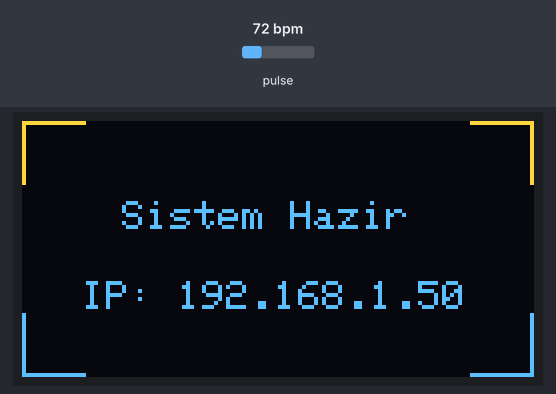
The sketch below on a simulated ESP32. Parts: 128×64 one-colour display. The test bench sets the inputs (shaded band); at power-on: pulse 72 bpm. The OLED is the two-colour kind (top 16 rows yellow); WiFi joins after 1.5 s; servers stay silent unless stated; what the sketch prints to the serial monitor is not drawn.

Above: at 1.6 s.
At 5.59 s:
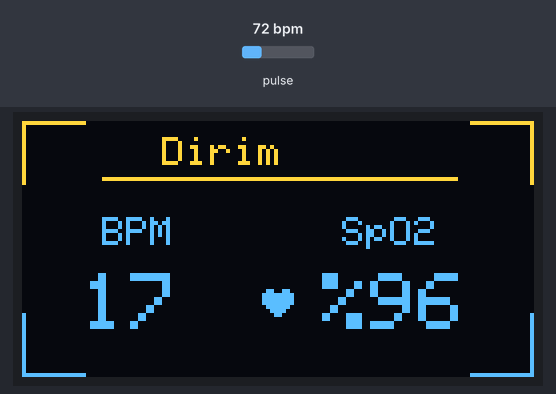
5.8 s: pulse set to 130 bpm
At 6.29 s:
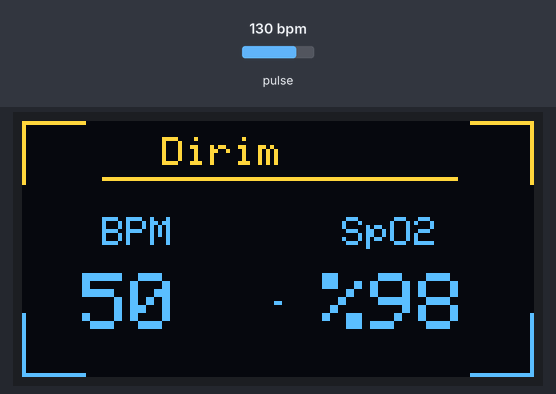
8.8 s: pulse set to 42 bpm
At 10.34 s:
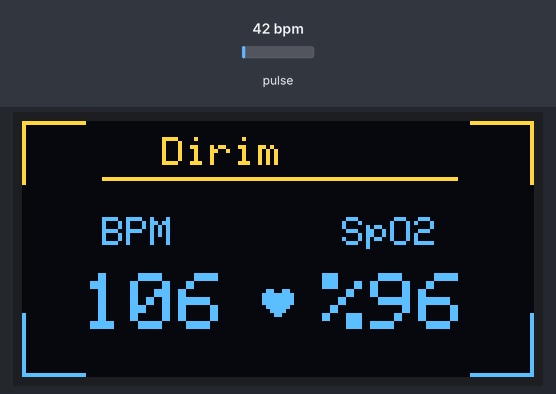
11.8 s: pulse set to 100 bpm
At 12.67 s:
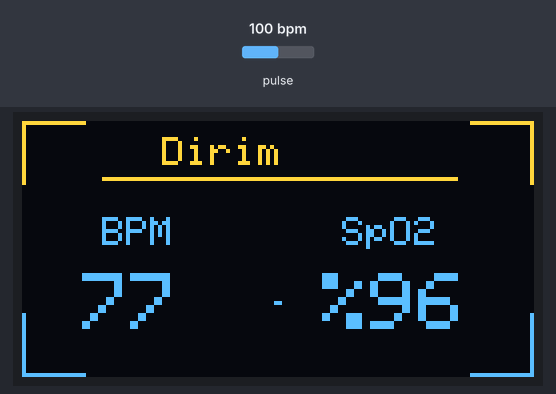
Timing chart, 0 to 14.8 s (numbered marks = the images above; inputs shaded):
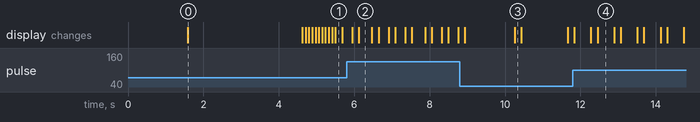

Measured:
- what the display in image 0 shows lasts 3.0 s, from 1.6 s to 4.6 s
- what the display in image 4 shows lasts 0.4 s, from 12.5 s to 12.9 s

The sketch:

dirim_esp32.ino
```cpp
#include <Wire.h>
#include <Adafruit_GFX.h>
#include <Adafruit_SSD1306.h>
#include "MAX30105.h"
#include "heartRate.h"
#include <WiFi.h>
#include <WebServer.h>
#include "wifi_config.h"

// --- Wi-Fi ve sabit IP (wifi_config.h — GitHub'a gitmez) ---
IPAddress local_IP(ESP_LOCAL_IP_1, ESP_LOCAL_IP_2, ESP_LOCAL_IP_3, ESP_LOCAL_IP_4);
IPAddress gateway(ESP_GATEWAY_1, ESP_GATEWAY_2, ESP_GATEWAY_3, ESP_GATEWAY_4);
IPAddress subnet(ESP_SUBNET_1, ESP_SUBNET_2, ESP_SUBNET_3, ESP_SUBNET_4);
IPAddress dns(ESP_DNS_1, ESP_DNS_2, ESP_DNS_3, ESP_DNS_4);

WebServer server(80);

// --- OLED Ayarları ---
#define SCREEN_WIDTH 128
#define SCREEN_HEIGHT 64
#define OLED_RESET    -1
Adafruit_SSD1306 display(SCREEN_WIDTH, SCREEN_HEIGHT, &Wire, OLED_RESET);

MAX30105 particleSensor;

// --- Nabız ve SpO2 Değişkenleri ---
const byte RATE_SIZE = 4;
byte rates[RATE_SIZE];
byte rateSpot = 0;
long lastBeat = 0;
float beatsPerMinute;
int beatAvg = 0;
int spO2 = 0;

// SpO2 AC/DC Filtreleme Değişkenleri
long irMax = 0, irMin = 100000;
long redMax = 0, redMin = 100000;

// Animasyon ve Ekran Zamanlayıcıları
long heartBeatTimer = 0;
unsigned long lastDisplayUpdate = 0; // Ekranı kilitlememek için ekledik

// 8x8 Kalp İkonu (Bitmap)
const unsigned char heartIcon [] PROGMEM = {
  0x66, 0xFF, 0xFF, 0xFF, 0x7E, 0x3C, 0x18, 0x00
};

enum State { EKRAN_BASLANGIC, EKRAN_PARMAK_YOK, EKRAN_BEKLENIYOR, EKRAN_VERI };
State currentState = EKRAN_BASLANGIC;

// --- API Uç Noktası (Flutter'ın veriyi çekeceği yer) ---
void handleVitals() {
  String jsonResponse = "{";
  jsonResponse += "\"bpm\":" + String(beatAvg) + ",";
  jsonResponse += "\"spo2\":" + String(spO2) + ",";

  if(currentState == EKRAN_PARMAK_YOK) {
    jsonResponse += "\"status\":\"no_finger\"";
  } else if (currentState == EKRAN_BEKLENIYOR) {
    jsonResponse += "\"status\":\"reading\"";
  } else {
    jsonResponse += "\"status\":\"success\"";
  }
  jsonResponse += "}";

  // Flutter'dan gelen isteklere anında cevap ver
  server.sendHeader("Access-Control-Allow-Origin", "*");
  server.send(200, "application/json", jsonResponse);
}

// --- Köşe Çerçeve (HUD) Çizim Fonksiyonu ---
void drawCorners() {
  display.drawLine(0, 0, 15, 0, WHITE);
  display.drawLine(0, 0, 0, 15, WHITE);
  display.drawLine(127, 0, 112, 0, WHITE);
  display.drawLine(127, 0, 127, 15, WHITE);
  display.drawLine(0, 63, 15, 63, WHITE);
  display.drawLine(0, 63, 0, 48, WHITE);
  display.drawLine(127, 63, 112, 63, WHITE);
  display.drawLine(127, 63, 127, 48, WHITE);
}

void setup() {
  Serial.begin(115200);
  Wire.begin(15, 14); // ESP32-CAM I2C

  if(!display.begin(SSD1306_SWITCHCAPVCC, 0x3C)) {
    Serial.println(F("OLED basarisiz!"));
    for(;;);
  }

  display.clearDisplay();
  drawCorners();
  display.setTextSize(1);
  display.setTextColor(WHITE);
  display.setCursor(25, 20);
  display.println("Dirim");
  display.setCursor(20, 40);
  display.println("Wi-Fi Baglaniyor...");
  display.display();

  if (!WiFi.config(local_IP, gateway, subnet, dns)) {
    Serial.println("Sabit IP ayarlanamadi!");
  }
  WiFi.begin(WIFI_SSID, WIFI_PASSWORD);
  while (WiFi.status() != WL_CONNECTED) {
    delay(500);
    Serial.print(".");
  }

  Serial.println("\nWi-Fi Baglandi!");
  Serial.print("IP Adresi: ");
  Serial.println(WiFi.localIP());

  server.on("/api/vitals", HTTP_GET, handleVitals);
  server.begin();

  if (!particleSensor.begin(Wire, I2C_SPEED_FAST)) {
    Serial.println("MAX30102 bulunamadi!");
    while (1);
  }

  particleSensor.setup(0x1F, 4, 2, 400, 411, 4096);

  display.clearDisplay();
  drawCorners();
  display.setCursor(25, 20);
  display.println("Sistem Hazir");
  display.setCursor(15, 40);
  display.print("IP: ");
  display.println(WiFi.localIP());
  display.display();
  delay(3000);
}

void loop() {
  // 1. ÖNCELİK: Flutter'dan gelen HTTP isteklerine anında cevap ver
  server.handleClient();

  // 2. ÖNCELİK: Sensörü olabildiğince hızlı ve kesintisiz oku
  long irValue = particleSensor.getIR();
  long redValue = particleSensor.getRed();

  if (irValue < 50000) {
    currentState = EKRAN_PARMAK_YOK;
    beatAvg = 0;
    spO2 = 0;
    irMax = 0; irMin = 100000;
    redMax = 0; redMin = 100000;
  }
  else {
    if (beatAvg == 0) currentState = EKRAN_BEKLENIYOR;

    if (irValue > irMax) irMax = irValue;
    if (irValue < irMin) irMin = irValue;
    if (redValue > redMax) redMax = redValue;
    if (redValue < redMin) redMin = redValue;

    if (checkForBeat(irValue) == true) {
      long delta = millis() - lastBeat;
      lastBeat = millis();
      beatsPerMinute = 60 / (delta / 1000.0);

      heartBeatTimer = millis();

      if (beatsPerMinute < 255 && beatsPerMinute > 20) {
        rates[rateSpot++] = (byte)beatsPerMinute;
        rateSpot %= RATE_SIZE;
        beatAvg = 0;
        for (byte x = 0 ; x < RATE_SIZE ; x++) beatAvg += rates[x];
        beatAvg /= RATE_SIZE;

        float irAC = (irMax - irMin);
        float irDC = irMin;
        float redAC = (redMax - redMin);
        float redDC = redMin;

        if (irDC > 0 && redDC > 0) {
          float R = (redAC / redDC) / (irAC / irDC);
          float spo2Calc = 110.0 - (25.0 * R);

          if (spo2Calc > 100.0) spO2 = 99;
          else if (spo2Calc < 85.0) spO2 = 85;
          else spO2 = (int)spo2Calc;
        }

        irMax = 0; irMin = 100000;
        redMax = 0; redMin = 100000;
        currentState = EKRAN_VERI;
      }
    }
  }

  // 3. ÖNCELİK (KİLİDİ ÇÖZDÜĞÜMÜZ YER): Ekranı sadece 50 milisaniyede bir yenile
  if (millis() - lastDisplayUpdate > 50) {
    display.clearDisplay();
    drawCorners();

    switch(currentState) {
      case EKRAN_PARMAK_YOK:
        display.setTextSize(1);
        display.setCursor(20, 22);
        display.println("Parmaginizi");
        display.setCursor(20, 36);
        display.println("Yerlestirin...");
        break;

      case EKRAN_BEKLENIYOR:
        display.setTextSize(1);
        display.setCursor(30, 28);
        display.println("Olculuyor...");
        display.drawRect(25, 42, 78, 4, WHITE);
        display.fillRect(25, 42, (millis() / 50) % 78, 4, WHITE);
        break;

      case EKRAN_VERI:
        display.setTextSize(1);
        display.setCursor(35, 4);
        display.println("Dirim");
        display.drawLine(20, 14, 108, 14, WHITE);

        display.setCursor(20, 24);
        display.println("BPM");
        display.setTextSize(2);
        display.setCursor(15, 38);
        display.print(beatAvg);

        display.setTextSize(1);
        display.setCursor(80, 24);
        display.println("SpO2");
        display.setTextSize(2);
        display.setCursor(75, 38);
        display.print("%");
        display.print(spO2);

        if (millis() - heartBeatTimer < 150) {
          display.drawBitmap(60, 42, heartIcon, 8, 8, WHITE);
        } else {
          display.drawPixel(63, 45, WHITE);
          display.drawPixel(64, 45, WHITE);
        }
        break;
    }
    display.display();
    lastDisplayUpdate = millis(); // Sayacı sıfırla
  }
}
```

wifi_config.example.h
```cpp
// Bu dosyayi wifi_config.h olarak kopyalayin ve kendi ag bilgilerinizi girin.
// wifi_config.h GitHub'a yuklenmez.

#ifndef WIFI_CONFIG_H
#define WIFI_CONFIG_H

const char* WIFI_SSID = "WiFi_ADINIZ";
const char* WIFI_PASSWORD = "WiFi_SIFRENIZ";

// Sabit IP (telefon hotspot aginiza gore duzenleyin)
#define ESP_LOCAL_IP_1 192
#define ESP_LOCAL_IP_2 168
#define ESP_LOCAL_IP_3 1
#define ESP_LOCAL_IP_4 100

#define ESP_GATEWAY_1 192
#define ESP_GATEWAY_2 168
#define ESP_GATEWAY_3 1
#define ESP_GATEWAY_4 1

#define ESP_SUBNET_1 255
#define ESP_SUBNET_2 255
#define ESP_SUBNET_3 255
#define ESP_SUBNET_4 0

#define ESP_DNS_1 192
#define ESP_DNS_2 168
#define ESP_DNS_3 1
#define ESP_DNS_4 1

#endif
```
